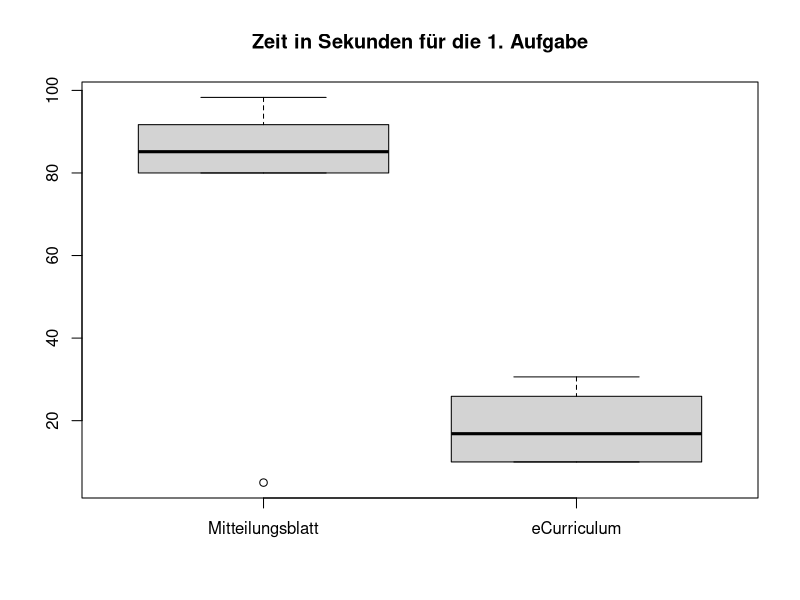
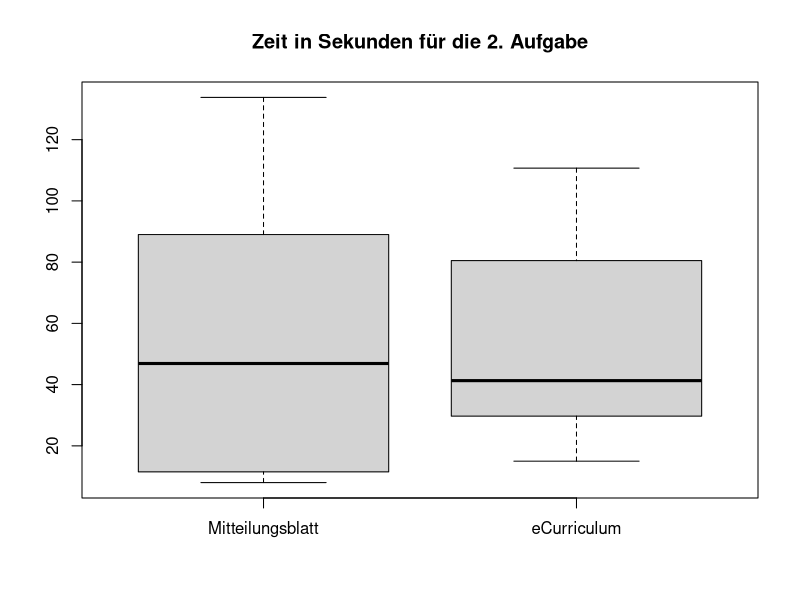
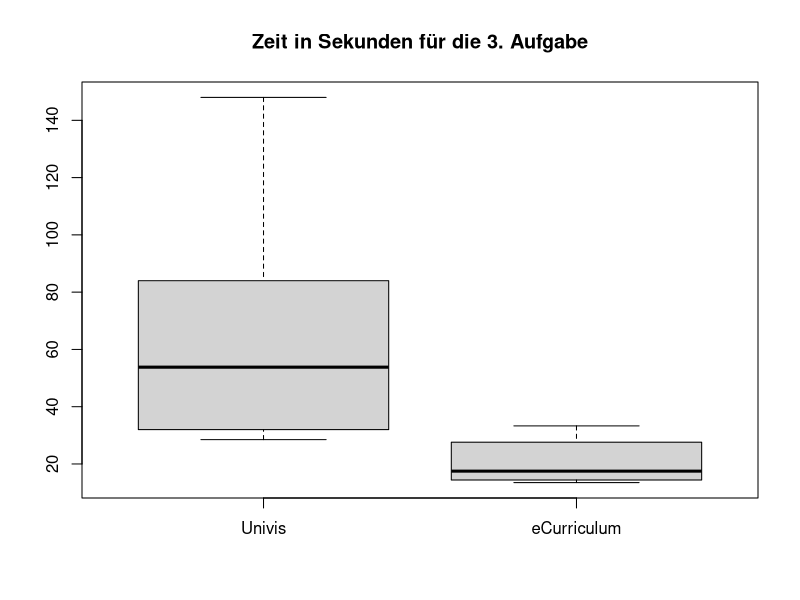

Source code (R) for these figures, in order:
setwd("/home/reiko/Universität/Uni Wien/4S(SS2014)/Human Computer Interaction und Psychologie/GitMeilensteine/hci/doc/Meilenstein 4/Appendix/")
daten <- read.csv2("daten.csv", header=TRUE, sep=";")
attach(daten)

### Deskriptive Statistik ###

# Boxplot

boxplot(a1_mb, a1_ec, names=c("Mitteilungsblatt", "eCurriculum"), main="Zeit in Sekunden für die 1. Aufgabe") 

boxplot(a2_mb, a2_ec, names=c("Mitteilungsblatt", "eCurriculum"), main="Zeit in Sekunden für die 2. Aufgabe")  

boxplot(a3_uv, a3_ec, names=c("Univis", "eCurriculum"), main="Zeit in Sekunden für die 3. Aufgabe")  